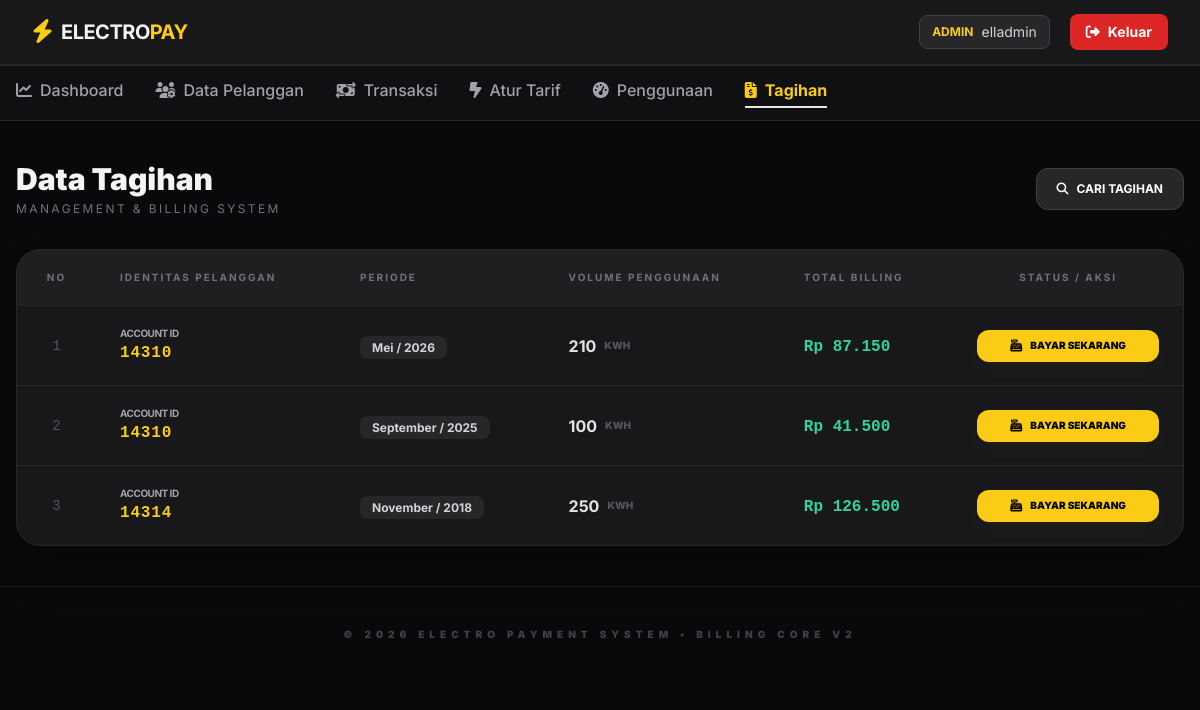
Before: /data_tagihan.php (signed in) with the older database file.
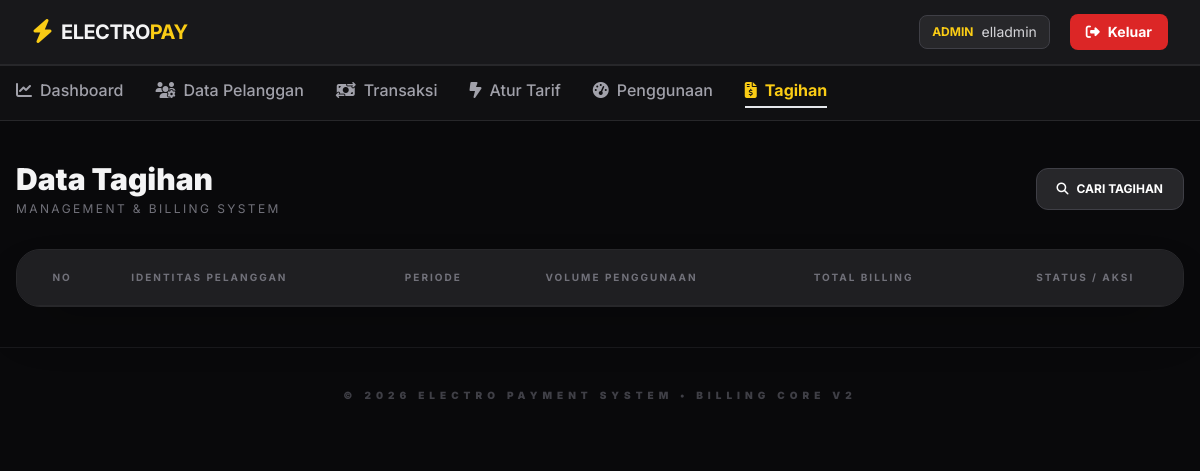
After: the same page with the newer database file.
### tables this page shows
CREATE TABLE `payment_tagihan` (
  `id` int(11) NOT NULL,
  `id_pelanggan` varchar(100) NOT NULL,
  `bulan` varchar(50) NOT NULL,
  `tahun` varchar(50) NOT NULL,
  `jumlahmeter` int(11) NOT NULL,
  `jumlahtagihan` varchar(50) NOT NULL,
  `status` int(2) NOT NULL
);

### data_tagihan.php (the view, shortened to what the changed rows need)
<?php
include 'koneksi.php';
$query = mysqli_query($koneksi, "SELECT * FROM payment_tagihan ORDER BY id DESC");
?>
<!DOCTYPE html>
<html lang="en">
<head>
    <script src="https://cdn.tailwindcss.com"></script>
    <link rel="stylesheet" href="https://cdnjs.cloudflare.com/ajax/libs/font-awesome/6.5.1/css/all.min.css" />
</head>
<body class="bg-zinc-950 text-zinc-100 min-h-screen">
    <main class="max-w-7xl mx-auto px-4 py-10">
        <div class="flex flex-col md:flex-row md:items-center justify-between gap-4 mb-8">
            <div>
                <h2 class="text-3xl font-black">Data Tagihan</h2>
            </div>
        </div>
        <div class="bg-zinc-900 rounded-3xl border border-zinc-800 shadow-2xl overflow-hidden">
            <div class="overflow-x-auto">
                <table class="w-full text-left border-collapse">
                    <thead>
                        <tr class="bg-zinc-800/50 text-zinc-500 text-[10px] uppercase tracking-[0.2em] border-b border-zinc-800">
                            <th class="px-6 py-5 text-center">No</th>
                            <th class="px-6 py-5">Identitas Pelanggan</th>
                            <th class="px-6 py-5">Periode</th>
                            <th class="px-6 py-5">Volume Penggunaan</th>
                            <th class="px-6 py-5">Total Billing</th>
                            <th class="px-6 py-5 text-center">Status / Aksi</th>
                        </tr>
                    </thead>
                    <tbody class="divide-y divide-zinc-800">
                        <?php
                            $no = 1;
                            while ($row = mysqli_fetch_array($query)) {
                                $status = $row['status'];
                        ?>
                        <tr class="hover:bg-zinc-800/30 transition-all group">
                            <td class="px-6 py-5 text-center text-zinc-600 font-mono text-sm"><?= $no++; ?></td>
                            <td class="px-6 py-5">
                                <div class="flex flex-col">
                                    <span class="text-zinc-400 text-[10px] font-bold uppercase tracking-tighter">Account ID</span>
                                    <span class="text-yellow-brand font-mono font-bold tracking-wider"><?= $row['id_pelanggan']; ?></span>
                                </div>
                            </td>
                            <td class="px-6 py-5">
                                <span class="bg-zinc-800 text-zinc-300 px-3 py-1 rounded-lg text-xs font-bold">
                                    <?= $row['bulan'] ?> / <?= $row['tahun'] ?>
                                </span>
                            </td>
                            <td class="px-6 py-5">
                                <div class="flex items-center gap-2">
                                    <span class="text-zinc-200 font-bold"><?= $row['jumlahmeter']; ?></span>
                                    <span class="text-zinc-600 text-[10px] font-black uppercase">kWh</span>
                                </div>
                            </td>
                            <td class="px-6 py-5">
                                <span class="text-emerald-400 font-mono font-bold">Rp <?= number_format($row['jumlahtagihan'], 0, ',', '.'); ?></span>
                            </td>
                            <td class="px-6 py-5 text-center">
                                <?php if ($status == 1) : ?>
                                    <span class="bg-emerald-500/10 text-emerald-500 border border-emerald-500/20 px-4 py-1.5 rounded-full text-[10px] font-black uppercase inline-flex items-center gap-2">
                                        <i class="fa-solid fa-check-double"></i> Paid / Lunas
                                    </span>
                                <?php else : ?>
                                    <a href="?bayar_id=<?= $row['id']; ?>"
                                       class="bg-yellow-brand hover:bg-yellow-400 text-zinc-950 px-4 py-2 rounded-xl text-[10px] font-black uppercase flex items-center justify-center gap-2 transition-all active:scale-95 shadow-lg shadow-yellow-900/10"
                                       onclick="return confirm('Proses pembayaran tagihan ini?')">
                                        <i class="fa-solid fa-cash-register text-xs"></i> Bayar Sekarang
                                    </a>
                                <?php endif; ?>
                            </td>
                        </tr>
                        <?php } ?>
                    </tbody>
                </table>
            </div>
        </div>
    </main>
</body>
</html>

Changed rows visible on the page:
removed payment_tagihan: id_pelanggan "14310", bulan "Mei", tahun "2026", jumlahmeter "210", jumlahtagihan "87.150"
removed payment_tagihan: id_pelanggan "14310", bulan "September", tahun "2025", jumlahmeter "100", jumlahtagihan "41.500"
removed payment_tagihan: id_pelanggan "14314", bulan "November", tahun "2018", jumlahmeter "250", jumlahtagihan "126.500"
